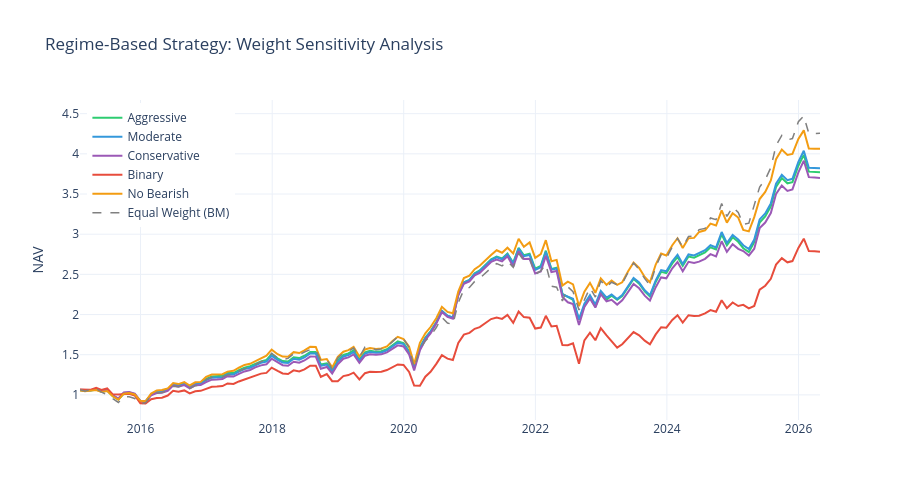

Source (notebook cell):
### Code cell
# 시나리오별 NAV 비교 차트
fig = go.Figure()

colors = ['#2ecc71', '#3498db', '#9b59b6', '#e74c3c', '#f39c12']
for (name, nav), color in zip(navs.items(), colors):
    fig.add_trace(go.Scatter(
        x=nav.index, y=nav.values,
        name=name, line=dict(color=color, width=2),
    ))

fig.add_trace(go.Scatter(
    x=nav_ew.index, y=nav_ew.values,
    name='Equal Weight (BM)', line=dict(color='gray', width=1.5, dash='dash'),
))

fig.update_layout(
    title='Regime-Based Strategy: Weight Sensitivity Analysis',
    yaxis_title='NAV',
    template='plotly_white',
    height=500, width=900,
    legend=dict(x=0.01, y=0.99),
)
fig.show()

### Figure 1 — Plotly figure (JSON) as saved in the notebook; plotly's stock layout.template omitted (floating-point values rounded to 4 significant figures; data arrays with more than 128 entries replaced by an {"elided": "..."} marker saying what was removed)
{"data": [{"line": {"color": "#2ecc71", "width": 2}, "name": "Aggressive", "type": "scatter", "x": {"elided": "136 str values"}, "y": {"elided": "136 float values"}}, {"line": {"color": "#3498db", "width": 2}, "name": "Moderate", "type": "scatter", "x": {"elided": "136 str values"}, "y": {"elided": "136 float values"}}, {"line": {"color": "#9b59b6", "width": 2}, "name": "Conservative", "type": "scatter", "x": {"elided": "136 str values"}, "y": {"elided": "136 float values"}}, {"line": {"color": "#e74c3c", "width": 2}, "name": "Binary", "type": "scatter", "x": {"elided": "136 str values"}, "y": {"elided": "136 float values"}}, {"line": {"color": "#f39c12", "width": 2}, "name": "No Bearish", "type": "scatter", "x": {"elided": "136 str values"}, "y": {"elided": "136 float values"}}, {"line": {"color": "gray", "dash": "dash", "width": 1.5}, "name": "Equal Weight (BM)", "type": "scatter", "x": {"elided": "136 str values"}, "y": {"elided": "136 float values"}}], "layout": {"height": 500, "legend": {"x": 0.01, "y": 0.99}, "title": {"text": "Regime-Based Strategy: Weight Sensitivity Analysis"}, "width": 900, "yaxis": {"title": {"text": "NAV"}}}}
